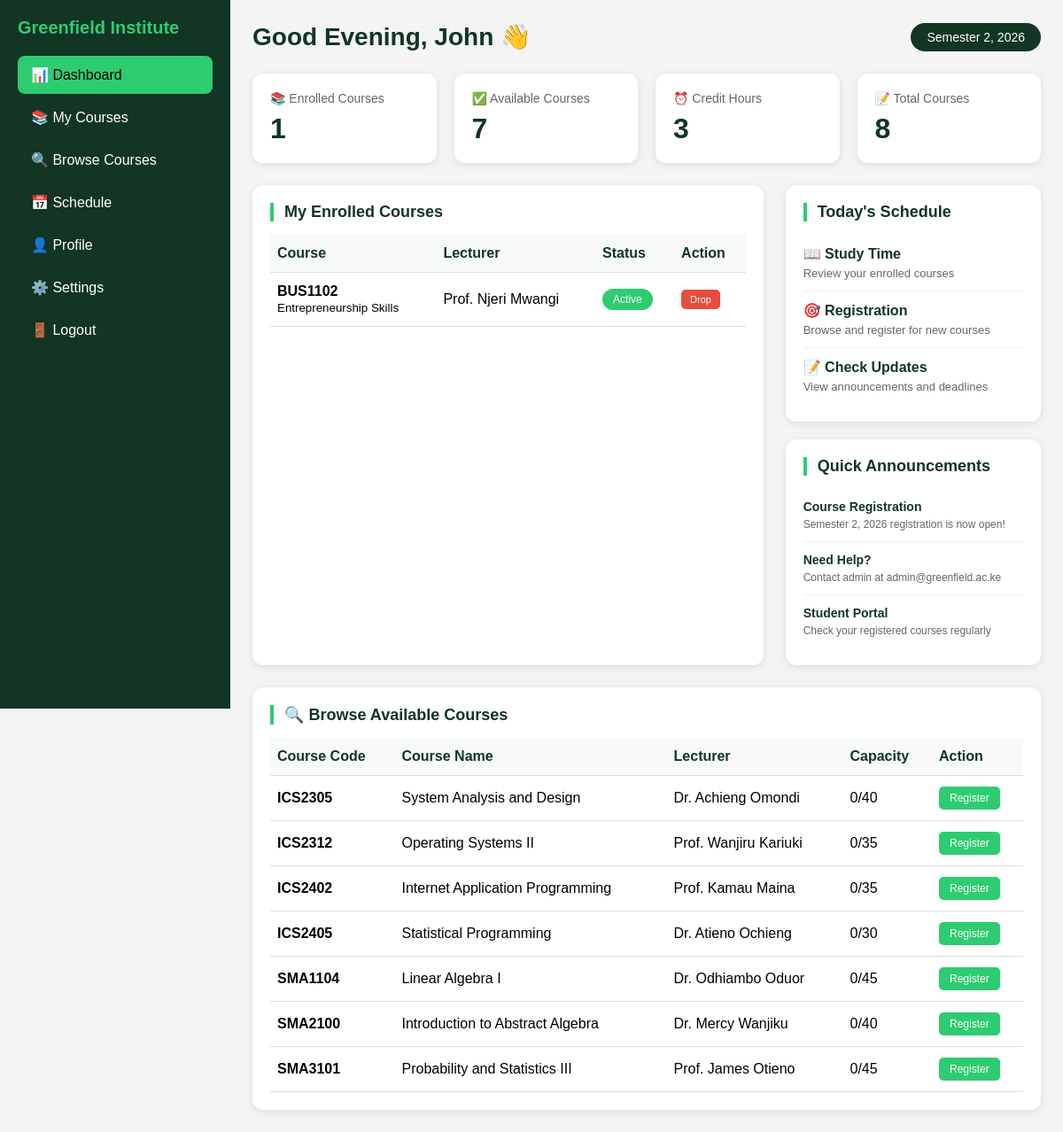
The page /student_dashboard.php (signed in) on the database its author committed.
### tables this page shows
CREATE TABLE `registrations` (
  `id` int NOT NULL AUTO_INCREMENT,
  `user_id` int NOT NULL,
  `course_id` int NOT NULL,
  `registration_date` timestamp NULL DEFAULT CURRENT_TIMESTAMP,
  `status` enum('enrolled','dropped','completed') DEFAULT 'enrolled',
  PRIMARY KEY (`id`),
  UNIQUE KEY `unique_registration` (`user_id`,`course_id`),
  KEY `course_id` (`course_id`),
  CONSTRAINT `registrations_ibfk_1` FOREIGN KEY (`user_id`) REFERENCES `users` (`id`) ON DELETE CASCADE,
  CONSTRAINT `registrations_ibfk_2` FOREIGN KEY (`course_id`) REFERENCES `courses` (`id`) ON DELETE CASCADE
);

CREATE TABLE `courses` (
  `id` int NOT NULL AUTO_INCREMENT,
  `course_code` varchar(20) NOT NULL,
  `course_name` varchar(150) NOT NULL,
  `description` text,
  `instructor` varchar(100) DEFAULT NULL,
  `capacity` int DEFAULT '30',
  `semester` varchar(20) DEFAULT NULL,
  `created_at` timestamp NULL DEFAULT CURRENT_TIMESTAMP,
  PRIMARY KEY (`id`),
  UNIQUE KEY `course_code` (`course_code`)
);

### student_dashboard.php (the view, shortened to what this page needs)
<?php
require_once 'config/database.php';
$user_id = $_SESSION['user_id'];
$user_name = $_SESSION['user_name'];
$enrolled_sql = "SELECT c.*, r.registration_date
                 FROM courses c
                 JOIN registrations r ON c.id = r.course_id
                 WHERE r.user_id = ? AND r.status = 'enrolled'
                 ORDER BY r.registration_date DESC";
$stmt = $conn->prepare($enrolled_sql);
$stmt->bind_param("i", $user_id);
$stmt->execute();
$enrolled_courses = $stmt->get_result();
$enrolled_count = $enrolled_courses->num_rows;
$available_sql = "SELECT c.*,
                  (SELECT COUNT(*) FROM registrations WHERE course_id = c.id AND status = 'enrolled') as enrolled_count
                  FROM courses c
                  WHERE c.id NOT IN (
                      SELECT course_id FROM registrations
                      WHERE user_id = ? AND status = 'enrolled'
                  )
                  ORDER BY c.course_code";
$stmt2 = $conn->prepare($available_sql);
$stmt2->bind_param("i", $user_id);
$stmt2->execute();
$available_courses = $stmt2->get_result();
$available_count = $available_courses->num_rows;
?>
<!DOCTYPE html>
<html lang="en">
<head>
    <link rel="stylesheet" href="css/student_dashboard.css">
</head>
<body>
<div class="sidebar">
    <h2>Greenfield Institute</h2>
    <a href="student_dashboard.php" class="active">📊 Dashboard</a>
    <a href="my_courses.php">📚 My Courses</a>
    <a href="student_dashboard.php#courses">🔍 Browse Courses</a>
    <a href="#">📅 Schedule</a>
    <a href="profile.php">👤 Profile</a>
    <a href="settings.php">⚙️ Settings</a>
    <a href="logout.php">🚪 Logout</a>
</div>
<div class="main">
    <div class="top">
        <h1>Good <?php
            $hour = date('H');
            if ($hour < 12) echo "Morning";
            elseif ($hour < 17) echo "Afternoon";
            else echo "Evening";
        ?>, <?php echo htmlspecialchars(explode(' ', $user_name)[0]); ?> 👋</h1>
        <div class="semester">
            Semester 2, 2026
        </div>
    </div>
    <div class="stats">
        <div class="box">
            <p>📚 Enrolled Courses</p>
            <h1><?php echo $enrolled_count; ?></h1>
        </div>
        <div class="box">
            <p>✅ Available Courses</p>
            <h1><?php echo $available_count; ?></h1>
        </div>
        <div class="box">
            <p>⏰ Credit Hours</p>
            <h1><?php echo $enrolled_count * 3; ?></h1>
        </div>
        <div class="box">
            <p>📝 Total Courses</p>
            <h1><?php echo $enrolled_count + $available_count; ?></h1>
        </div>
    </div>
    <div class="content">
        <div class="card">
            <h2>My Enrolled Courses</h2>
            <?php if ($enrolled_count > 0): ?>
                <table>
                    <thead>
                        <tr>
                            <th>Course</th>
                            <th>Lecturer</th>
                            <th>Status</th>
                            <th>Action</th>
                        </tr>
                    </thead>
                    <tbody>
                        <?php while ($course = $enrolled_courses->fetch_assoc()): ?>
                        <tr>
                            <td>
                                <strong><?php echo htmlspecialchars($course['course_code']); ?></strong><br>
                                <small><?php echo htmlspecialchars($course['course_name']); ?></small>
                            </td>
                            <td><?php echo htmlspecialchars($course['instructor']); ?></td>
                            <td><span class="status status-active">Active</span></td>
                            <td>
                                <a href="drop_course.php?course_id=<?php echo $course['id']; ?>"
                                   class="drop-btn"
                                   onclick="return confirm('Are you sure you want to drop this course?')">Drop</a>
                            </td>
                        </tr>
                        <?php endwhile; ?>
                    </tbody>
                </table>
            <?php endif; ?>
        </div>
        <div>
            <div class="card">
                <h2>Today's Schedule</h2>
                <div class="schedule-item">
                    <h4>📖 Study Time</h4>
                    <p>Review your enrolled courses</p>
                </div>
                <div class="schedule-item">
                    <h4>🎯 Registration</h4>
                    <p>Browse and register for new courses</p>
                </div>
                <div class="schedule-item">
                    <h4>📝 Check Updates</h4>
                    <p>View announcements and deadlines</p>
                </div>
            </div>
            <div class="card" style="margin-top: 20px;">
                <h2>Quick Announcements</h2>
                <div class="notice">
                    <h4>Course Registration</h4>
                    <p>Semester 2, 2026 registration is now open!</p>
                </div>
                <div class="notice">
                    <h4>Need Help?</h4>
                    <p>Contact admin at admin@greenfield.ac.ke</p>
                </div>
                <div class="notice">
                    <h4>Student Portal</h4>
                    <p>Check your registered courses regularly</p>
                </div>
            </div>
        </div>
    </div>
    <div class="card" style="margin-top: 25px;" id="courses">
        <h2>🔍 Browse Available Courses</h2>
        <?php if ($available_courses->num_rows > 0): ?>
            <table>
                <thead>
                    <tr>
                        <th>Course Code</th>
                        <th>Course Name</th>
                        <th>Lecturer</th>
                        <th>Capacity</th>
                        <th>Action</th>
                    </tr>
                </thead>
                <tbody>
                    <?php while ($course = $available_courses->fetch_assoc()): ?>
                    <tr>
                        <td><strong><?php echo htmlspecialchars($course['course_code']); ?></strong></td>
                        <td><?php echo htmlspecialchars($course['course_name']); ?></td>
                        <td><?php echo htmlspecialchars($course['instructor']); ?></td>
                        <td><?php echo $course['enrolled_count']; ?>/<?php echo $course['capacity']; ?></td>
                        <td>
                            <a href="register_course.php?course_id=<?php echo $course['id']; ?>"
                               class="register-btn">Register</a>
                        </td>
                    </tr>
                    <?php endwhile; ?>
                </tbody>
            </table>
        <?php else: ?>
            <div class="empty-state">
                <p>No available courses at the moment.</p>
            </div>
        <?php endif; ?>
    </div>
</div>
</body>
</html>

### css/student_dashboard.css (style rules this page uses)
* { margin: 0; padding: 0; box-sizing: border-box; }
body { font-family: Arial, sans-serif; background: #f4f4f4; display: flex; }
.sidebar { width: 260px; background: #123524; color: white; height: 100vh; position: fixed; padding: 20px; overflow-y: auto; }
.sidebar h2 { color: #2ecc71; margin-bottom: 20px; font-size: 20px; }
.sidebar a { display: block; color: white; text-decoration: none; padding: 12px 15px; margin-top: 5px; border-radius: 8px; transition: all 0.3s; }
.sidebar a.active { background: #2ecc71; color: black; }
.main { margin-left: 260px; padding: 25px; width: 100%; min-height: 100vh; }
.top { display: flex; justify-content: space-between; align-items: center; flex-wrap: wrap; margin-bottom: 25px; }
.top h1 { color: #123524; font-size: 28px; }
.semester { background: #123524; color: white; padding: 8px 18px; border-radius: 25px; font-size: 14px; }
.stats { display: grid; grid-template-columns: repeat(auto-fit, minmax(200px, 1fr)); gap: 20px; margin-bottom: 25px; }
.box { background: white; padding: 20px; border-radius: 12px; box-shadow: 0 2px 8px rgba(0, 0, 0, 0.1); transition: transform 0.2s; }
.box p { color: #666; font-size: 14px; margin-bottom: 8px; }
.box h1 { color: #123524; font-size: 32px; margin: 0; }
.content { display: grid; grid-template-columns: 2fr 1fr; gap: 25px; }
.card { background: white; border-radius: 12px; padding: 20px; box-shadow: 0 2px 8px rgba(0, 0, 0, 0.1); }
.card h2 { color: #123524; margin-bottom: 15px; font-size: 18px; border-left: 4px solid #2ecc71; padding-left: 12px; }
table { width: 100%; border-collapse: collapse; }
table th, table td { border-bottom: 1px solid #ddd; padding: 12px 8px; text-align: left; }
table th { background: #f8f9fa; font-weight: bold; color: #123524; }
.status { padding: 5px 12px; border-radius: 20px; color: white; font-size: 12px; display: inline-block; }
.status-active { background: #2ecc71; }
.schedule-item, .notice { padding: 12px 0; border-bottom: 1px solid #eee; }
.schedule-item:last-child, .notice:last-child { border-bottom: none; }
.schedule-item h4 { color: #123524; margin-bottom: 5px; }
.schedule-item p { color: #666; font-size: 13px; }
.notice h4 { color: #123524; margin-bottom: 5px; font-size: 14px; }
.notice p { color: #666; font-size: 12px; }
.register-btn { background: #2ecc71; color: white; border: none; padding: 6px 12px; border-radius: 5px; cursor: pointer; font-size: 12px; text-decoration: none; display: inline-block; }
.drop-btn { background: #e74c3c; color: white; border: none; padding: 5px 10px; border-radius: 5px; cursor: pointer; font-size: 11px; text-decoration: none; display: inline-block; }

### rows shown on the page
registrations: course.course_code "BUS1102", course.course_name "Entrepreneurship Skills", course.instructor "Prof. Njeri Mwangi"
courses: course_code "ICS2305", course_name "System Analysis and Design", instructor "Dr. Achieng Omondi", enrolled_count "0", capacity "40"
courses: course_code "ICS2312", course_name "Operating Systems II", instructor "Prof. Wanjiru Kariuki", enrolled_count "0", capacity "35"
courses: course_code "ICS2402", course_name "Internet Application Programming", instructor "Prof. Kamau Maina", enrolled_count "0", capacity "35"
courses: course_code "ICS2405", course_name "Statistical Programming", instructor "Dr. Atieno Ochieng", enrolled_count "0", capacity "30"
courses: course_code "SMA1104", course_name "Linear Algebra I", instructor "Dr. Odhiambo Oduor", enrolled_count "0", capacity "45"
courses: course_code "SMA2100", course_name "Introduction to Abstract Algebra", instructor "Dr. Mercy Wanjiku", enrolled_count "0", capacity "40"
courses: course_code "SMA3101", course_name "Probability and Statistics III", instructor "Prof. James Otieno", enrolled_count "0", capacity "45"

### other values the page prints
explode(' ', $user_name)[0] "John"
$enrolled_count "1"
$available_count "7"
$enrolled_count * 3 "3"
$enrolled_count + $available_count "8"
